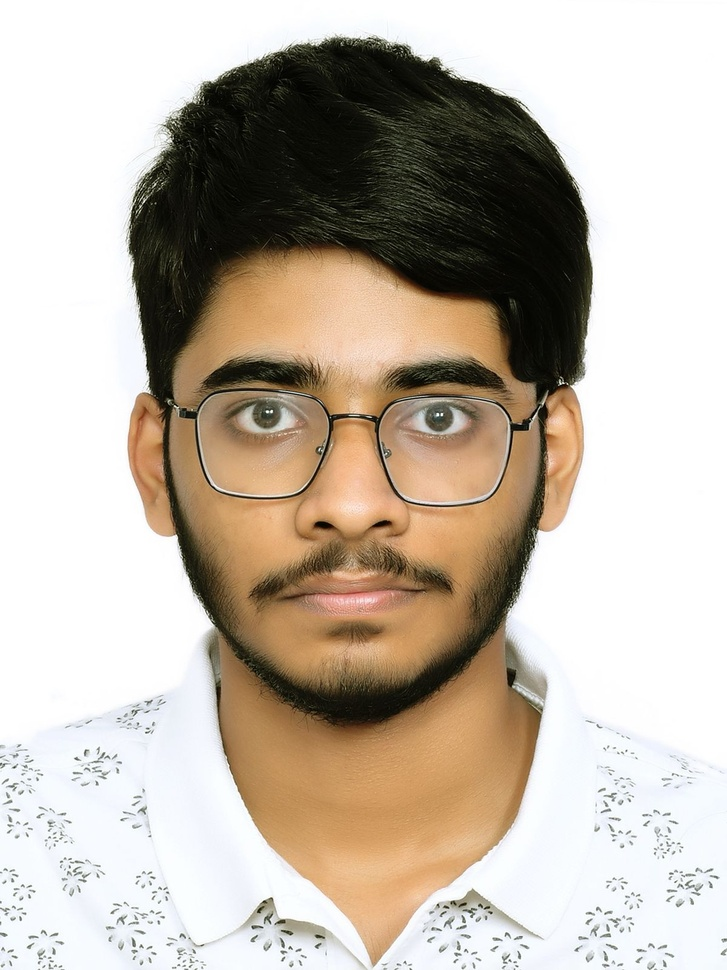
#> input picture backend/test.jpeg, 727 x 970 px, shrunk from 1200 x 1600 before the run, found by its file name
$ python test_face.py
#> lines starting #> are read from the running program, lines starting #| are printed output that depends on the picture
### backend/ai/face_detection.py
import cv2

face_cascade = cv2.CascadeClassifier(
    cv2.data.haarcascades +
    "haarcascade_frontalface_default.xml"
)


def detect_faces(image_path):
    image = cv2.imread(image_path)
#> image is the input picture: shape (970, 727, 3); mean B, G, R 171.1, 183.4, 193.9

    if image is None:
        return {
            "success": False,
            "message": "Image not found"
        }

    gray = cv2.cvtColor(image, cv2.COLOR_BGR2GRAY)
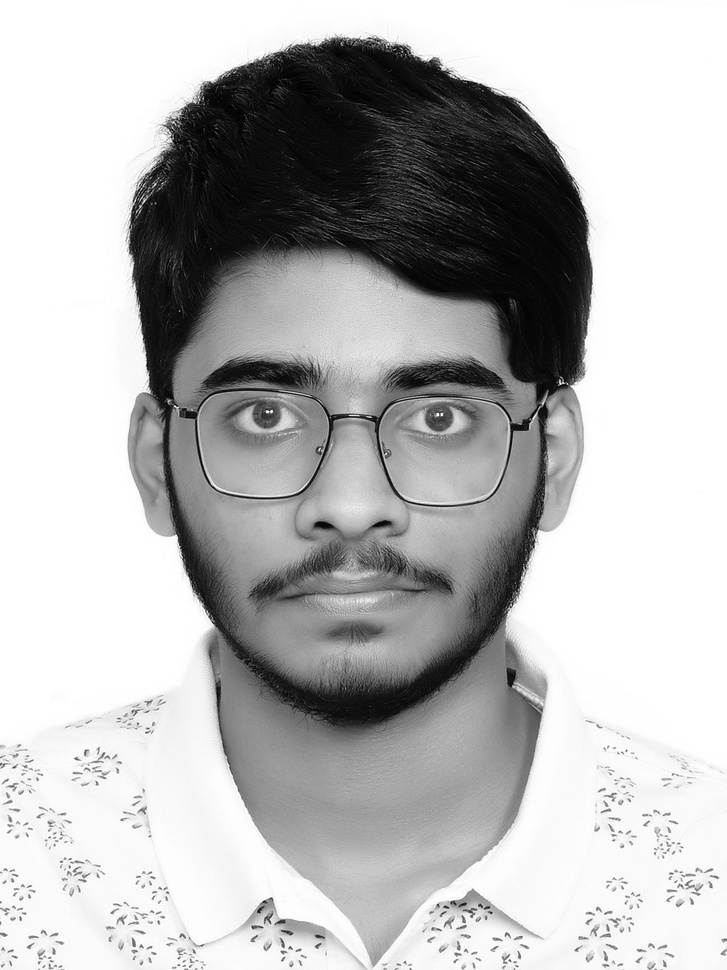
#> gray: shape (970, 727); min 0, max 255, mean 185.2

    faces = face_cascade.detectMultiScale(
        gray,
        scaleFactor=1.1,
        minNeighbors=5,
        minSize=(30, 30)
    )
#> faces = [[114, 225, 475, 475]]

    return {
        "success": True,
        "face_count": len(faces)
    }

### backend/test_face.py
from ai.face_detection import detect_faces

result = detect_faces("C:\\Users\\ASUS\\OneDrive\\Desktop\\omni\\backend\\test.jpeg")
#> result = {'success': True, 'face_count': 1}

print(result)
#| {'success': True, 'face_count': 1}
